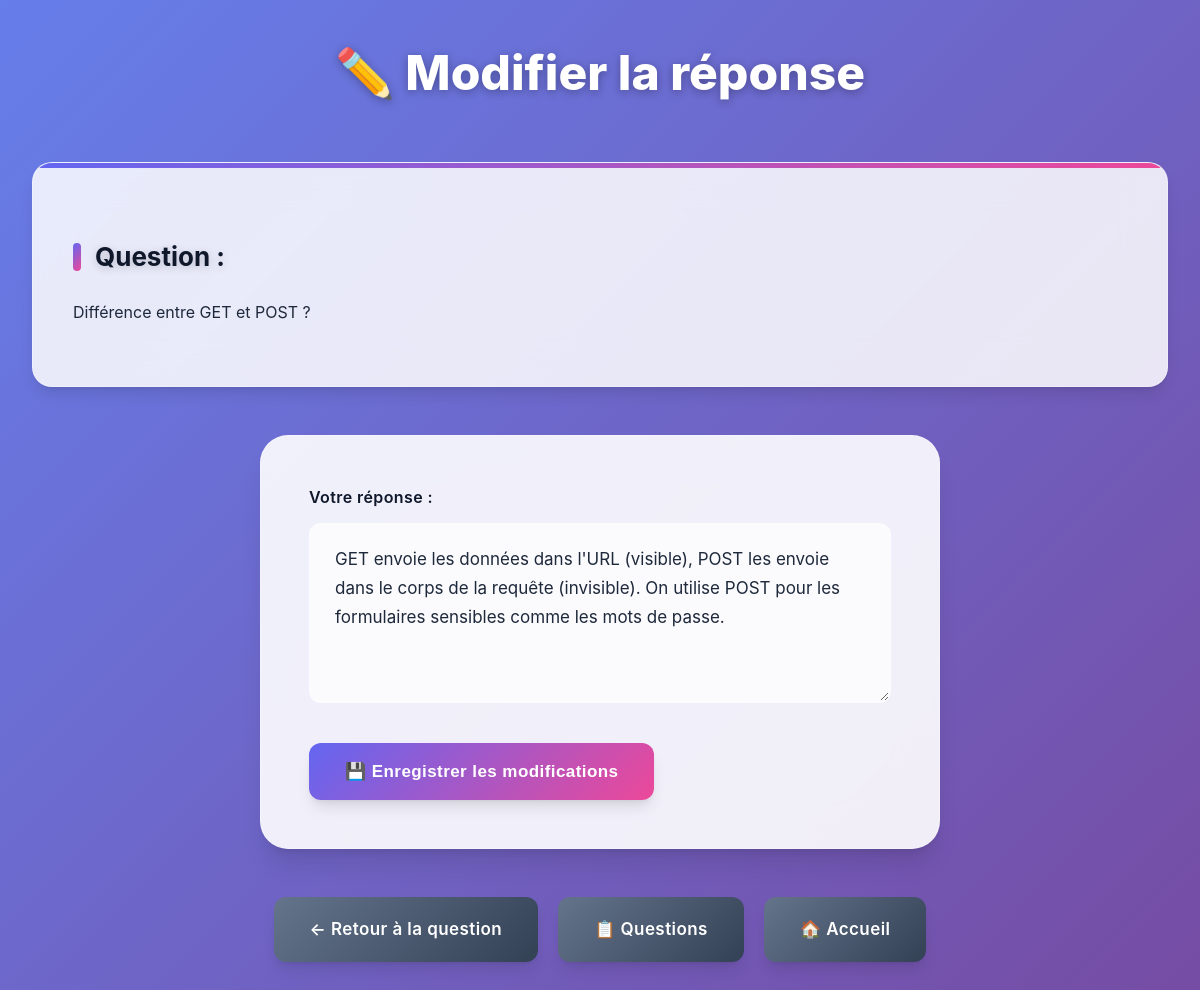
The page /modifier_reponse.php?id=2 (signed in) on the database its author committed.
### tables this page shows
CREATE TABLE IF NOT EXISTS reponse (
    r_id              INT AUTO_INCREMENT PRIMARY KEY,
    r_contenu         TEXT NOT NULL,
    r_fk_question_id  INT NOT NULL,
    user_id           INT NOT NULL,
    r_date_ajout      DATETIME DEFAULT CURRENT_TIMESTAMP,
    FOREIGN KEY (r_fk_question_id) REFERENCES questions(q_id) ON DELETE CASCADE,
    FOREIGN KEY (user_id) REFERENCES utilisateur(user_id) ON DELETE CASCADE
);

CREATE TABLE IF NOT EXISTS questions (
    q_id          INT AUTO_INCREMENT PRIMARY KEY,
    q_titre       VARCHAR(50) NOT NULL,
    q_contenu     VARCHAR(150) NOT NULL,
    user_id       INT NOT NULL,
    q_date_ajout  DATETIME DEFAULT CURRENT_TIMESTAMP,
    FOREIGN KEY (user_id) REFERENCES utilisateur(user_id) ON DELETE CASCADE
);

### modifier_reponse.php (the view, shortened to what this page needs)
<?php
include '_conf.php';
$bdd = mysqli_connect($serveurBDD, $userBDD, $mdpBDD, $nomBDD);
$reponse_id = $_GET['id'];
$reponse_query = mysqli_query($bdd,
    "SELECT r.*, q.q_id, q.q_titre
     FROM reponse r
     JOIN questions q ON r.r_fk_question_id = q.q_id
     WHERE r.r_id = $reponse_id");
$reponse = mysqli_fetch_assoc($reponse_query);
?>
<!DOCTYPE html>
<html lang="fr">
<head>
    <link rel="stylesheet" href="monstyle.css?v=11">
</head>
<body>
<div class="container">
    <h1>✏️ Modifier la réponse</h1>
    <div class="card" style="margin-bottom: 2rem;">
        <h2>Question :</h2>
        <p><?= htmlspecialchars($reponse['q_titre']) ?></p>
    </div>
    <div class="form-card">
        <form method="post">
            <div class="form-group">
                <label class="form-label">Votre réponse :</label>
                <textarea name="contenu" class="form-textarea" placeholder="Modifiez votre réponse..." required><?= htmlspecialchars($reponse['r_contenu']) ?></textarea>
            </div>
            <button type="submit" class="button">💾 Enregistrer les modifications</button>
        </form>
    </div>
    <div class="nav-actions">
        <a href="detail.php?id=<?= $reponse['q_id'] ?>" class="button secondary">← Retour à la question</a>
        <a href="questions.php" class="button secondary">📋 Questions</a>
        <a href="index.php" class="button secondary">🏠 Accueil</a>
    </div>
</div>
</body>
</html>

### monstyle.css (style rules this page uses)
:root { --primary: #6366f1; --primary-dark: #4f46e5; --primary-light: #81cef8; --secondary: #ec4899; --accent: #f59e0b; --success: #10b981; --warning: #f59e0b; --error: #ef4444; --dark: #1e293b; --darker: #0f172a; --light: #f8fafc; --gray-100: #f1f5f9; --gray-200: #e2e8f0; --gray-300: #cbd5e1; --gray-400: #94a3b8; --gray-500: #64748b; --gray-600: #475569; --gray-700: #334155; --gray-800: #1e293b; --shadow-sm: 0 1px 3px 0 rgb(0 0 0 / 0.1), 0 1px 2px -1px rgb(0 0 0 / 0.1); --shadow: 0 4px 6px -1px rgb(0 0 0 / 0.1), 0 2px 4px -2px rgb(0 0 0 / 0.1); --shadow-lg: 0 10px 15px -3px rgb(0 0 0 / 0.1), 0 4px 6px -4px rgb(0 0 0 / 0.1); --shadow-xl: 0 20px 25px -5px rgb(0 0 0 / 0.1), 0 8px 10px -6px rgb(0 0 0 / 0.1); --radius: 12px; --radius-lg: 20px; --radius-xl: 28px; }
* { margin: 0; padding: 0; box-sizing: border-box; }
html { scroll-behavior: smooth; }
body { font-family: 'Inter', 'Segoe UI', system-ui, -apple-system, sans-serif; background: linear-gradient(135deg, #667eea 0%, #764ba2 100%); min-height: 100vh; color: var(--dark); line-height: 1.7; font-weight: 400; background-attachment: fixed; }
.container { max-width: 1200px; margin: 0 auto; padding: 2rem; min-height: 100vh; }
.card { background: rgba(255, 255, 255, 0.85); backdrop-filter: blur(20px); border-radius: var(--radius-lg); padding: 2.5rem; border: 1px solid rgba(255, 255, 255, 0.25); box-shadow: var(--shadow-lg); transition: all 0.4s cubic-bezier(0.4, 0, 0.2, 1); position: relative; overflow: hidden; }
.card::before { content: ''; position: absolute; top: 0; left: 0; width: 100%; height: 5px; background: linear-gradient(90deg, var(--primary), var(--secondary), var(--accent)); background-size: 200% 100%; animation: shimmer 3s ease infinite; }
.card h2 { font-size: 1.625rem; font-weight: 700; color: var(--darker); margin-bottom: 1.25rem; display: flex; align-items: center; gap: 0.875rem; }
.card h2::before { content: ''; width: 8px; height: 28px; background: linear-gradient(135deg, var(--primary), var(--secondary)); border-radius: 4px; flex-shrink: 0; }
.button { display: inline-flex; align-items: center; justify-content: center; gap: 0.875rem; padding: 1.125rem 2.25rem; background: linear-gradient(135deg, var(--primary), var(--secondary)); color: white; text-decoration: none; border-radius: var(--radius); font-weight: 600; font-size: 1.0625rem; transition: all 0.3s cubic-bezier(0.4, 0, 0.2, 1); border: none; cursor: pointer; box-shadow: var(--shadow-lg); position: relative; overflow: hidden; letter-spacing: 0.025em; }
.button::before { content: ''; position: absolute; top: 0; left: -100%; width: 100%; height: 100%; background: linear-gradient(90deg, transparent, rgba(255,255,255,0.4), transparent); transition: left 0.6s; }
.button.secondary { background: linear-gradient(135deg, var(--gray-500), var(--gray-700)); }
.form-card { background: rgba(255, 255, 255, 0.9); backdrop-filter: blur(20px); border-radius: var(--radius-xl); padding: 3rem; border: 1px solid rgba(255, 255, 255, 0.25); box-shadow: var(--shadow-xl); max-width: 680px; margin: 3rem auto; }
.form-group { margin-bottom: 2rem; }
.form-label { display: block; margin-bottom: 0.75rem; font-weight: 600; color: var(--darker); font-size: 1rem; letter-spacing: 0.025em; }
.form-input, .form-textarea, .form-select { width: 100%; padding: 1.25rem 1.5rem; border: 2px solid rgba(255,255,255,0.3); border-radius: var(--radius); font-size: 1.0625rem; transition: all 0.3s ease; background: rgba(255, 255, 255, 0.7); font-family: inherit; color: var(--dark); }
.form-textarea { min-height: 180px; resize: vertical; line-height: 1.7; }
.nav-actions { display: flex; gap: 1.25rem; margin: 3rem 0; flex-wrap: wrap; justify-content: center; }
h1 { font-size: 3rem; font-weight: 800; color: white; text-align: center; margin-bottom: 3rem; text-shadow: 0 2px 10px rgba(0, 0, 0, 0.3); }
h2 { font-size: 2rem; color: white; margin: 2rem 0 1rem 0; text-shadow: 0 2px 8px rgba(0, 0, 0, 0.2); }
p { margin-bottom: 1.25rem; line-height: 1.7; }

### rows shown on the page
reponse: r_fk_question.q_titre "Différence entre GET et POST ?", contenu "GET envoie les données dans l'URL (visible), POST les envoie dans le corps de la requête (invisible). On utilise POST pour les formulaires sensibles comme les mots de passe."
